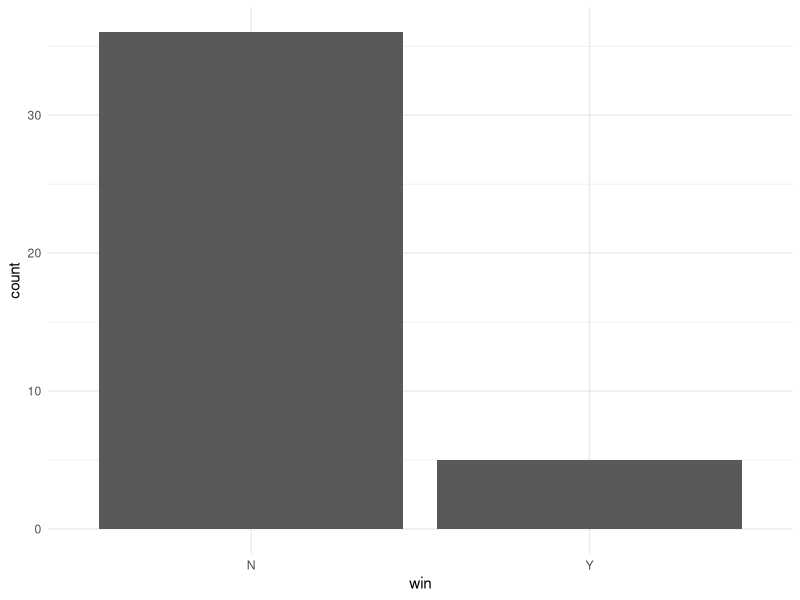
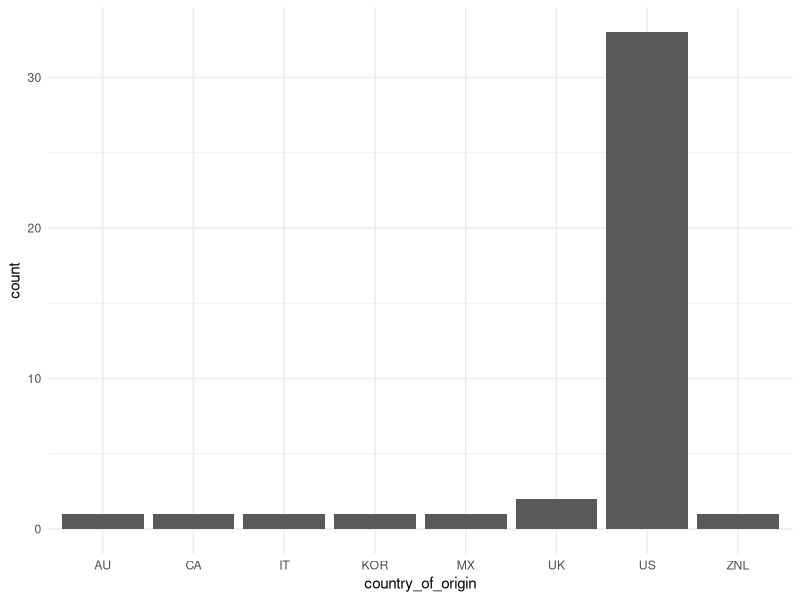
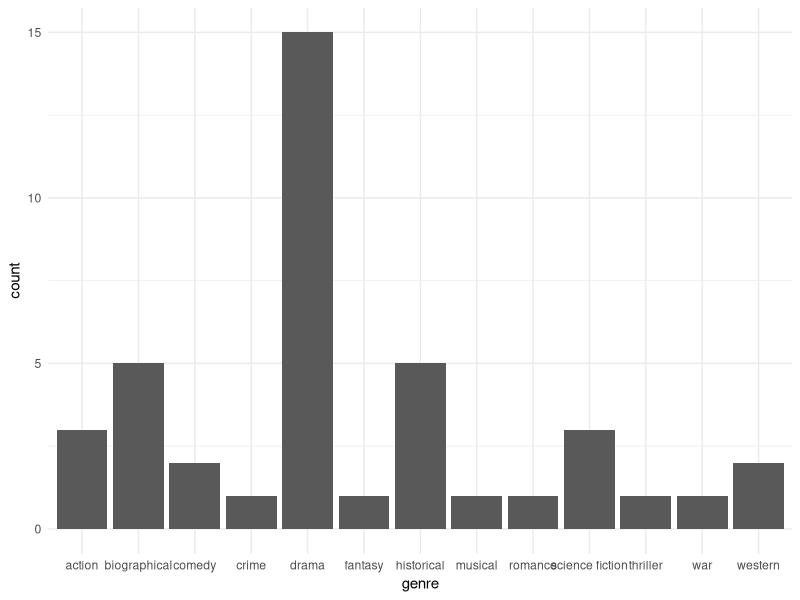
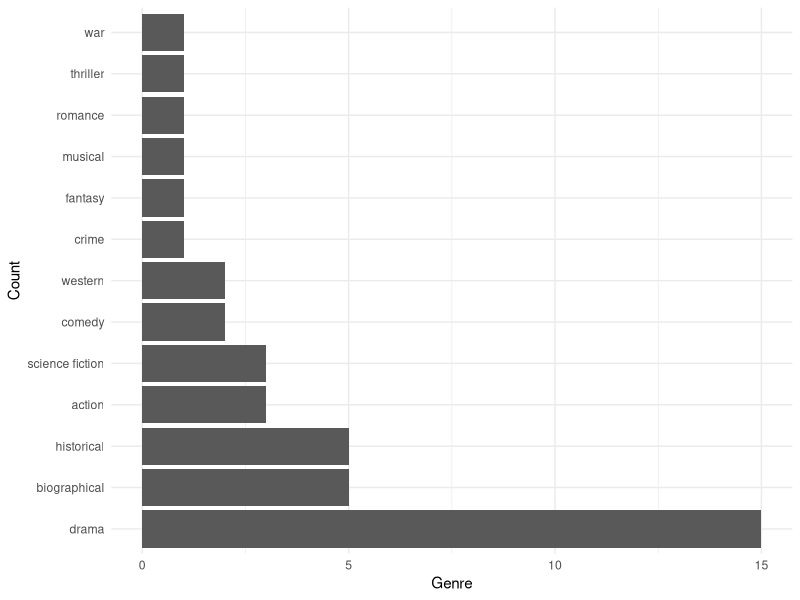
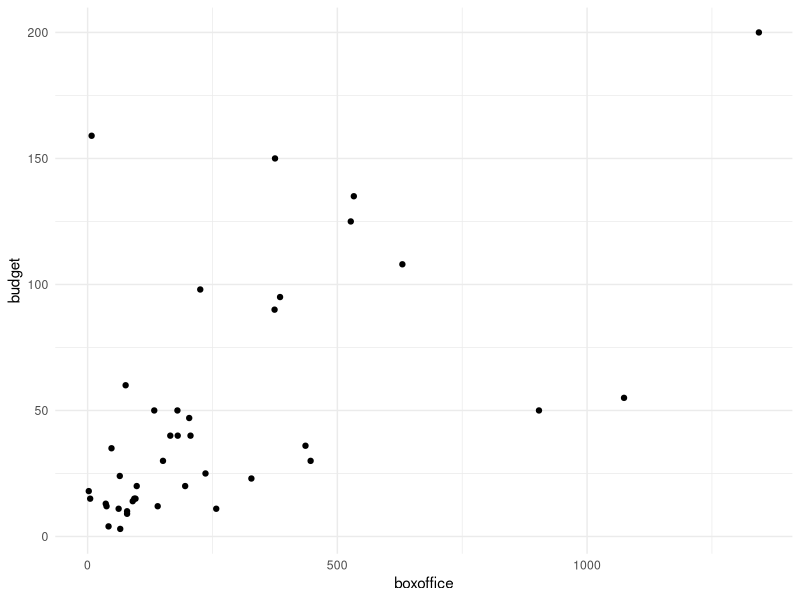
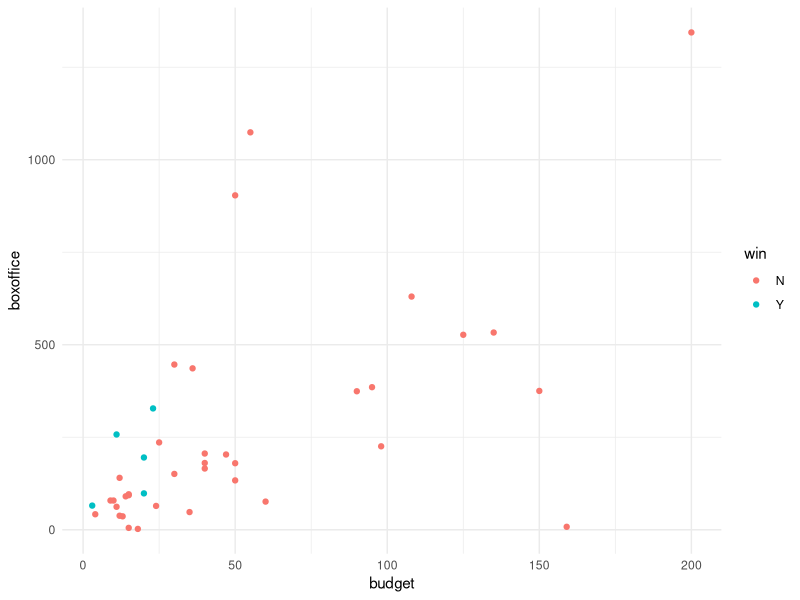
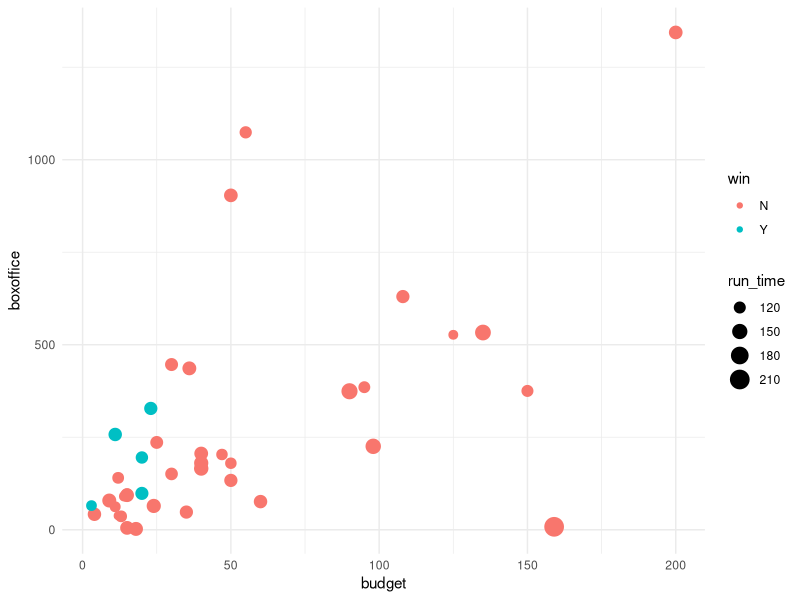
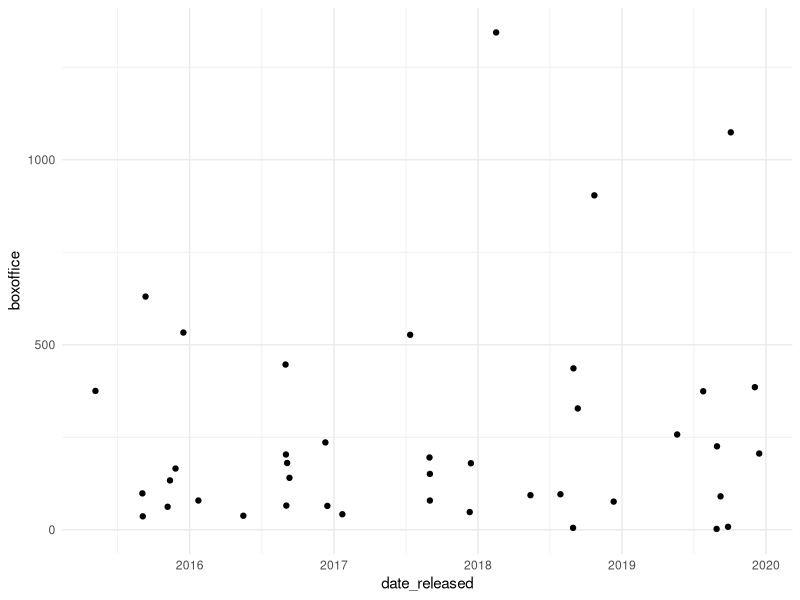

Write R code to recreate these figures, in order.
## ---- chunk 1
library(tidyverse)
library(ggrepel)

theme_set(theme_minimal())

movies <- read_csv(file.path("data", "movie_class.csv"))
## ---- chunk 2
movies
## ---- chunk 3
ggplot(data = movies, aes(x = win)) +
  geom_bar()
## ---- chunk 4
ggplot(data = movies, aes(x = country_of_origin)) +
  geom_bar()
## ---- chunk 5
ggplot(data = movies, aes(x = genre)) +
  geom_bar()
## ---- chunk 6
ggplot(data = movies, aes(x = fct_infreq(genre))) +   # order by frequency of genre
  geom_bar() +                                        # create bar plot
  coord_flip() +                                      # flip the axes
  labs(x = "Count", y = "Genre")                      # add axis labels
## ---- chunk 7
ggplot(data = movies, aes(x = boxoffice, y = budget)) +
  geom_point()
## ---- chunk 8
ggplot(data = movies, aes(x = budget, y = boxoffice, color = win)) +
  geom_point()
## ---- chunk 9
ggplot(data = movies, aes(x = budget, y = boxoffice, color = win, size = run_time)) +
  geom_point()
## ---- chunk 10
ggplot(movies, aes(x = date_released, y = boxoffice)) +
  geom_point()
## ---- chunk 11
ggplot(data = movies, aes(x = budget, y = boxoffice, label = movie_title)) +
  geom_text()
## ---- chunk 12
ggplot(data = movies, aes(x = budget, y = boxoffice, label = movie_title)) +
  geom_text_repel()
## ---- chunk 13
movies_subset <- filter(movies, win %in% c("Y"))

ggplot(data = movies, aes(x = budget, y = boxoffice, label = movie_title)) +
  geom_point(color = "grey85") +
  geom_point(data = movies_subset, color = "olivedrab") +
  geom_text_repel(data = movies_subset, color = "olivedrab")
## ---- chunk 14
movies_subset <- filter(movies, genre %in% c("biographical"))

ggplot(data = movies, aes(x = budget, y = boxoffice, label = movie_title)) +
  geom_point(color = "grey85") +
  geom_point(data = movies_subset, color = "lightpink1") +
  geom_text_repel(data = movies_subset, color = "lightpink1")
## ---- chunk 15
movies_subset <- slice_sample(movies, n = 15)

ggplot(data = movies, aes(x = budget, y = boxoffice, label = movie_title)) +
  geom_point(color = "grey85") +
  geom_point(data = movies_subset, color = "goldenrod1") +
  geom_text_repel(data = movies_subset, color = "goldenrod1")
